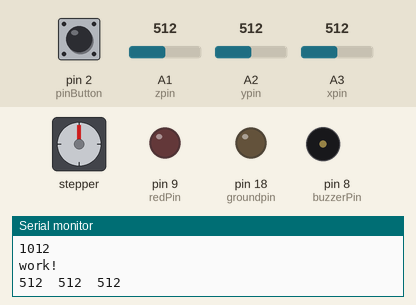
Simulated run of this sketch. Board: Arduino Uno, built with avr-gcc and run on an emulated ATmega328P. Shown: stepper motor, output pins drawn as LEDs (lit = HIGH), buzzer (waves = sounding), the last lines printed to the serial monitor. Wiring (inferred from the names in the program): stepper motor (2048 steps per turn assumed): coils pin 10, pin 11, pin 12, pin 13. Inputs (shaded band) come from the test bench; at power-on: A3 (xpin) = 512, pin 2 (pinButton) LOW, A1 (zpin) = 512, A2 (ypin) = 512. Pins used as bus, display or sensor lines are not drawn.

Above: at 1.2 s.
1.3 s: A3 (xpin) set to 68
4.3 s: pin 2 (pinButton) pulsed HIGH 2 times (0.12 s each, 0.3 s apart)
At 24.51 s:
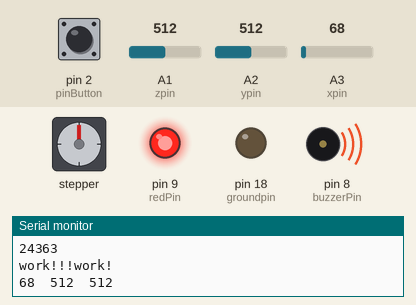
Timing chart, 0 to 25.9 s (numbered marks = the images above; inputs shaded):
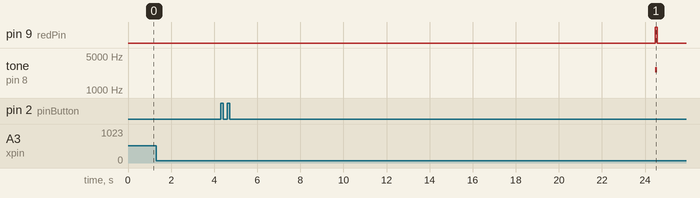

Measured:
- after the input at 4.3 s, pin 9 (redPin): LOW → HIGH after 20.2 s, → LOW 0.10 s later; tone on pin 8 (buzzerPin): silent → 2637 Hz after 20.2 s, → silent 0.10 s later

The sketch:

Alarm_Code.ino
```cpp
#define NOTE_B0  31
#define NOTE_C1  33
#define NOTE_CS1 35
#define NOTE_D1  37
#define NOTE_DS1 39
#define NOTE_E1  41
#define NOTE_F1  44
#define NOTE_FS1 46
#define NOTE_G1  49
#define NOTE_GS1 52
#define NOTE_A1  55
#define NOTE_AS1 58
#define NOTE_B1  62
#define NOTE_C2  65
#define NOTE_CS2 69
#define NOTE_D2  73
#define NOTE_DS2 78
#define NOTE_E2  82
#define NOTE_F2  87
#define NOTE_FS2 93
#define NOTE_G2  98
#define NOTE_GS2 104
#define NOTE_A2  110
#define NOTE_AS2 117
#define NOTE_B2  123
#define NOTE_C3  131
#define NOTE_CS3 139
#define NOTE_D3  147
#define NOTE_DS3 156
#define NOTE_E3  165
#define NOTE_F3  175
#define NOTE_FS3 185
#define NOTE_G3  196
#define NOTE_GS3 208
#define NOTE_A3  220
#define NOTE_AS3 233
#define NOTE_B3  247
#define NOTE_C4  262
#define NOTE_CS4 277
#define NOTE_D4  294
#define NOTE_DS4 311
#define NOTE_E4  330
#define NOTE_F4  349
#define NOTE_FS4 370
#define NOTE_G4  392
#define NOTE_GS4 415
#define NOTE_A4  440
#define NOTE_AS4 466
#define NOTE_B4  494
#define NOTE_C5  523
#define NOTE_CS5 554
#define NOTE_D5  587
#define NOTE_DS5 622
#define NOTE_E5  659
#define NOTE_F5  698
#define NOTE_FS5 740
#define NOTE_G5  784
#define NOTE_GS5 831
#define NOTE_A5  880
#define NOTE_AS5 932
#define NOTE_B5  988
#define NOTE_C6  1047
#define NOTE_CS6 1109
#define NOTE_D6  1175
#define NOTE_DS6 1245
#define NOTE_E6  1319
#define NOTE_F6  1397
#define NOTE_FS6 1480
#define NOTE_G6  1568
#define NOTE_GS6 1661
#define NOTE_A6  1760
#define NOTE_AS6 1865
#define NOTE_B6  1976
#define NOTE_C7  2093
#define NOTE_CS7 2217
#define NOTE_D7  2349
#define NOTE_DS7 2489
#define NOTE_E7  2637
#define NOTE_F7  2794
#define NOTE_FS7 2960
#define NOTE_G7  3136
#define NOTE_GS7 3322
#define NOTE_A7  3520
#define NOTE_AS7 3729
#define NOTE_B7  3951
#define NOTE_C8  4186
#define NOTE_CS8 4435
#define NOTE_D8  4699
#define NOTE_DS8 4978
const int groundpin = 18;             // analog input pin 4 -- ground
const int powerpin = 19;              // analog input pin 5 -- voltage
const int xpin = A3;                  // x-axis of the accelerometer
const int ypin = A2;                  // y-axis
const int zpin = A1;                  // z-axis (only on 3-axis models)


int counter = 0;


const int pinButton = 2; // Push-button pin
unsigned long triggertime = 0;
int buttonState = 0;

//Setup the timing variables
long onInterval = 250;
long offInterval = 250;
long interval = onInterval;

//Track the last time the time was updated
long lastMillis = millis();

//Variable to track where in the pattern we are
int flashPatternStepper = 0;
//Variable to track which pattern is being used
int flashPatternSelect = 0;

//Array of possible flash patterns
int flashPatterns [2][4] = {{1, 0, 2, 0},
  {1, 2, 1, 2}
};
int arrayLength = 4;

//Variables to track color selection
char color1 = 'r';
char color2 = 'b';

//Pins for the RGB LED
int redPin = 9;
int greenPin = 10;
int bluePin = 11;


#define melodyPin 3
//Mario main theme melody
int melody[] = {
  NOTE_E7, NOTE_E7, 0, NOTE_E7,
  0, NOTE_C7, NOTE_E7, 0,
  NOTE_G7, 0, 0,  0,
  NOTE_G6, 0, 0, 0,

  NOTE_C7, 0, 0, NOTE_G6,
  0, 0, NOTE_E6, 0,
  0, NOTE_A6, 0, NOTE_B6,
  0, NOTE_AS6, NOTE_A6, 0,

  NOTE_G6, NOTE_E7, NOTE_G7,
  NOTE_A7, 0, NOTE_F7, NOTE_G7,
  0, NOTE_E7, 0, NOTE_C7,
  NOTE_D7, NOTE_B6, 0, 0,

  NOTE_C7, 0, 0, NOTE_G6,
  0, 0, NOTE_E6, 0,
  0, NOTE_A6, 0, NOTE_B6,
  0, NOTE_AS6, NOTE_A6, 0,

  NOTE_G6, NOTE_E7, NOTE_G7,
  NOTE_A7, 0, NOTE_F7, NOTE_G7,
  0, NOTE_E7, 0, NOTE_C7,
  NOTE_D7, NOTE_B6, 0, 0
};
//Mario main them tempo
int tempo[] = {
  12, 12, 12, 12,
  12, 12, 12, 12,
  12, 12, 12, 12,
  12, 12, 12, 12,

  12, 12, 12, 12,
  12, 12, 12, 12,
  12, 12, 12, 12,
  12, 12, 12, 12,

  9, 9, 9,
  12, 12, 12, 12,
  12, 12, 12, 12,
  12, 12, 12, 12,

  12, 12, 12, 12,
  12, 12, 12, 12,
  12, 12, 12, 12,
  12, 12, 12, 12,

  9, 9, 9,
  12, 12, 12, 12,
  12, 12, 12, 12,
  12, 12, 12, 12,
};
const int buzzerPin = 8;
const int ledPin1 = 12;
const int ledPin2 = 13;

int pitchIndex = 0;
unsigned long lastPitch = 0;
void setup() {
  pinMode(redPin, OUTPUT);
  pinMode(greenPin, OUTPUT);
  pinMode(bluePin, OUTPUT);

  pinMode(buzzerPin, OUTPUT);
  pinMode(ledPin1, OUTPUT);
  pinMode(ledPin2, OUTPUT);
  // put your setup code here, to run once:

  Serial.begin(250000); // Opens Serial communication

  pinMode(pinButton, INPUT); // Defines pinSwi as an input

  pinMode(groundpin, OUTPUT);
  pinMode(powerpin, OUTPUT);
  digitalWrite(groundpin, LOW);
  digitalWrite(powerpin, HIGH);

}


void handleLEDs()
{
  //Check to see if lights should be on or off
  if (flashPatterns[flashPatternSelect][flashPatternStepper] == 0)
  {
    interval = offInterval;
  }
  else
  {
    interval = onInterval;
  }

  //Check if we need to advance flashPatternStepper to the next place in the sequence
  if (millis() - lastMillis > interval)
  {
    lastMillis = millis();
    flashPatternStepper++;

    if (flashPatternStepper > arrayLength - 1)
    {
      flashPatternStepper = 0;
    }
  }

  //colorSelect decides which LED Pins should be active, if any
  colorSelect();
}

//Control the colors
void colorSelect()
{
  char colorChoice;

  ///Set colorChoice based on where we are in the sequence
  switch (flashPatterns[flashPatternSelect][flashPatternStepper])
  {
    case 1:
      colorChoice = color1;
      break;

    case 2:
      colorChoice = color2;
      break;

    case 0:
      colorChoice = 'o';
      break;
  }

  //Actually turn on/off the LED pin(s)
  switch (colorChoice)
  {
    case 'y':
      digitalWrite(redPin, LOW);
      digitalWrite(greenPin, LOW);
      digitalWrite(bluePin, HIGH);
      break;

    case 'w':
      digitalWrite(redPin, LOW);
      digitalWrite(greenPin, LOW);
      digitalWrite(bluePin, LOW);
      break;

    case 'r':
      digitalWrite(redPin, LOW);
      digitalWrite(greenPin, HIGH);
      digitalWrite(bluePin, HIGH);
      break;

    case 'g':
      digitalWrite(redPin, HIGH);
      digitalWrite(greenPin, LOW);
      digitalWrite(bluePin, HIGH);
      break;

    case 'b':
      digitalWrite(redPin, HIGH);
      digitalWrite(greenPin, HIGH);
      digitalWrite(bluePin, LOW);
      break;

    case 'p':
      digitalWrite(redPin, LOW);
      digitalWrite(greenPin, HIGH);
      digitalWrite(bluePin, LOW);
      break;

    case 'c':
      digitalWrite(redPin, HIGH);
      digitalWrite(greenPin, LOW);
      digitalWrite(bluePin, LOW);
      break;

    case 'o':
      digitalWrite(redPin, HIGH);
      digitalWrite(greenPin, HIGH);
      digitalWrite(bluePin, HIGH);
      break;
  }
}

boolean wasPressed;
boolean isAlarmState = false;
boolean isAlarmOff = true;

int zThreshold = 600;
int yThreshold = 460;

void loop() {

  unsigned long t = millis();
  boolean isPressed = false;

  int z = analogRead(zpin) ;
  int y = analogRead(ypin) ;

  // print the sensor values:
  if (z >= zThreshold || y >= yThreshold) {
    Serial.println("work!");
  }
  Serial.print(analogRead(xpin));
  // print a tab between values:
  Serial.print("\t");
  Serial.print(y);
  // print a tab between values:
  Serial.print("\t");
  Serial.print(z);
  Serial.println("\t");
  delay(100);
  Serial.print("time:");
  Serial.println(triggertime);
  Serial.println(t );


  if (digitalRead(pinButton))
  {
    isPressed = true;
  }

  if (isAlarmOff)
  {
    noTone(8);
    digitalWrite(redPin, LOW);
    digitalWrite(greenPin, LOW);
    digitalWrite(bluePin, LOW);

    if ( isPressed && ! wasPressed) {
      triggertime = t + 10000;
      isAlarmOff = false;
      isAlarmState = false;
    }
  }

  else if (isAlarmState)
  {
    if (millis() > lastPitch + 2000 / tempo[pitchIndex]) // tone code here
    {
      pitchIndex += 1;
      if (melody[pitchIndex] == 0)
      {
        noTone(8);
      } else
      {
        tone(8, melody[pitchIndex]);
      }
      lastPitch = millis();
    }

    if ( pitchIndex >= 78)
    {
      pitchIndex = 1;
    }

    handleLEDs();// LED code here
    if (z >= zThreshold || y >= yThreshold) {
      Serial.print("work!!!");
      // or whatever your trigger conditions are
      isAlarmState = false;
      isAlarmOff = true;
    }
  } else
  {

    if ( isPressed && ! wasPressed)
    {
      triggertime += 10000;
      Serial.print("time:");
      Serial.print(triggertime);
    }

    // timing code here
    if (t > triggertime && triggertime > 0)
    { // check time has expired
      isAlarmState = true;
    }

  }
  wasPressed = isPressed;// button code here

}
```
